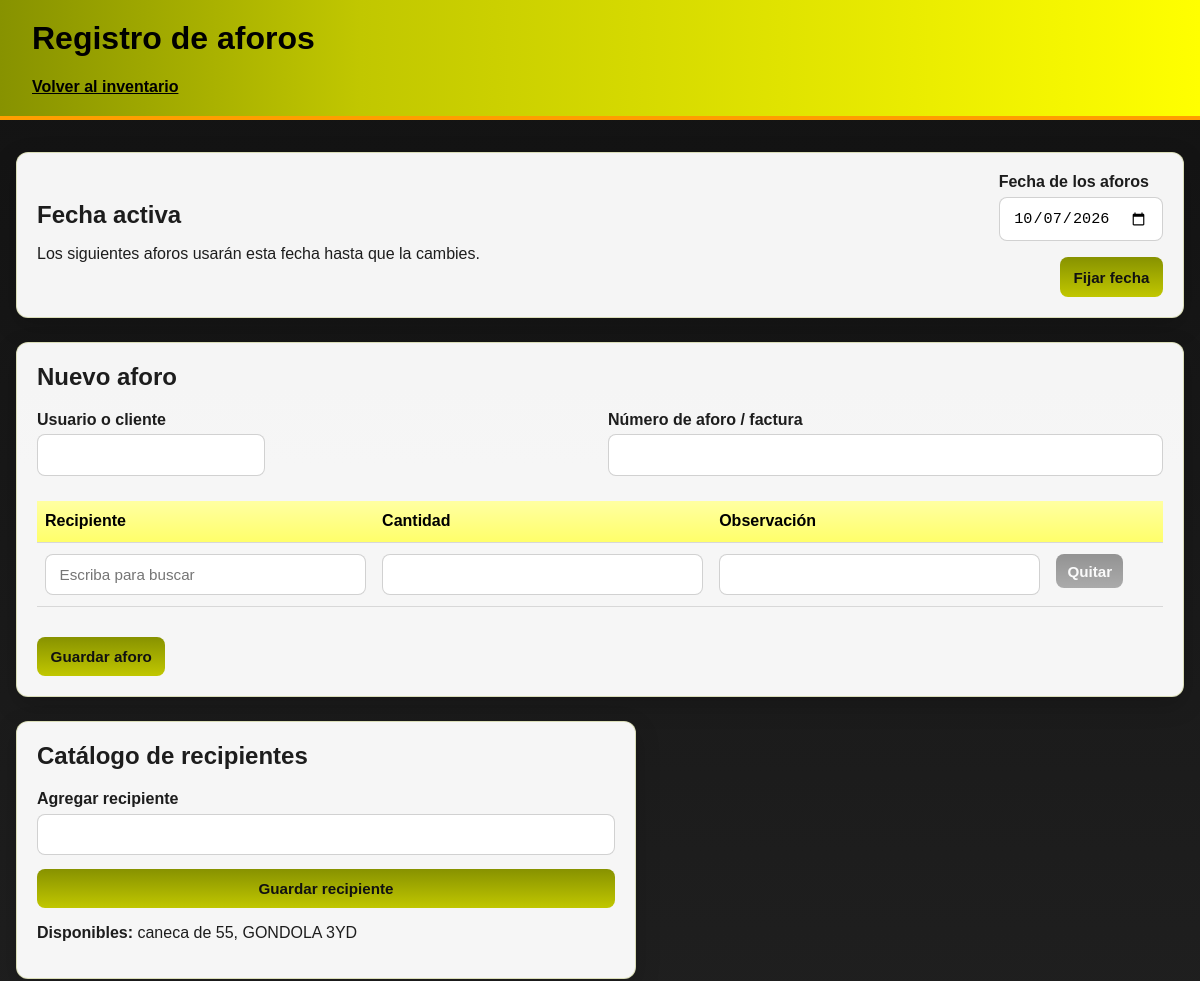
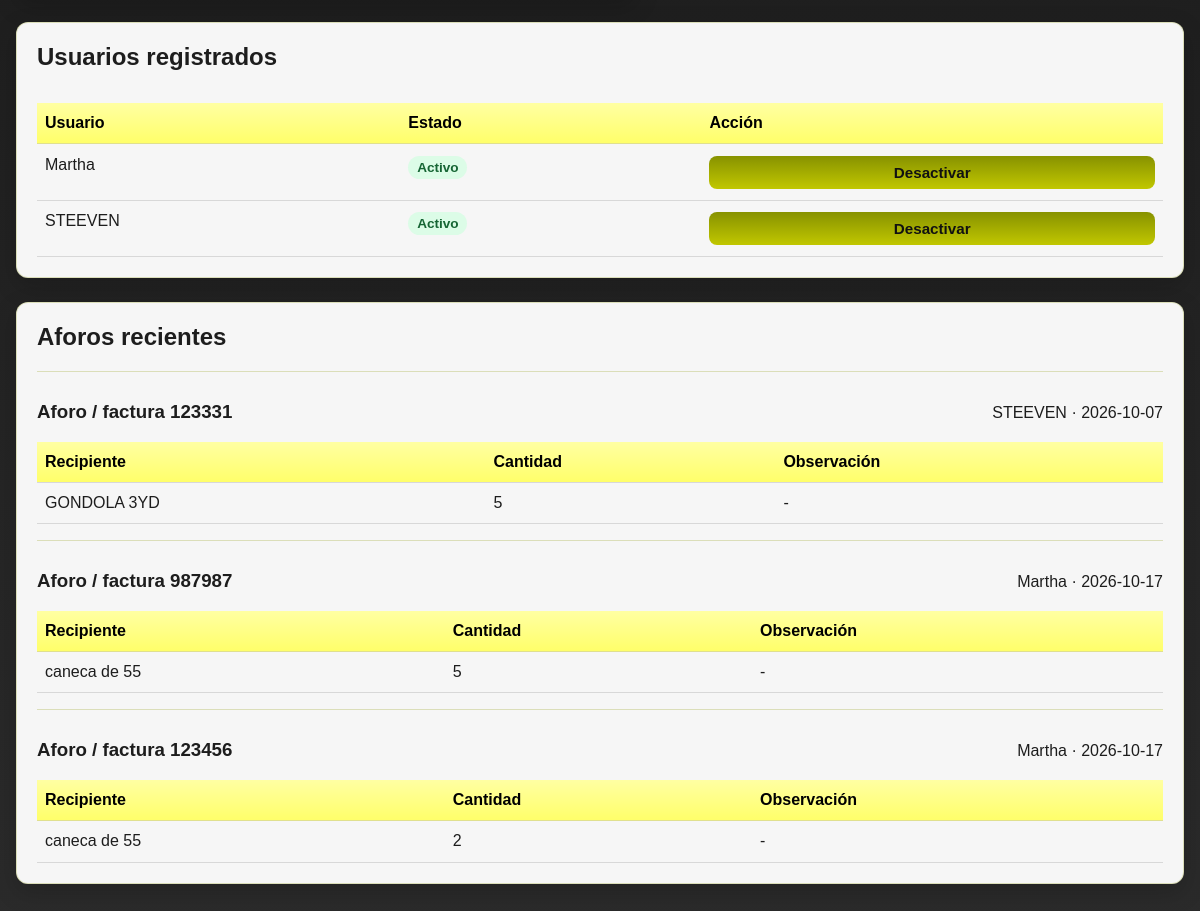
The app's page /aforos with its own data (2 pictures, top to bottom).
### tables this page shows
CREATE TABLE app_settings (
    key TEXT PRIMARY KEY,
    value TEXT NOT NULL
);

CREATE TABLE clients (
    id INTEGER PRIMARY KEY AUTOINCREMENT,
    name TEXT NOT NULL COLLATE NOCASE UNIQUE,
    created_at TEXT NOT NULL DEFAULT CURRENT_TIMESTAMP
, active INTEGER NOT NULL DEFAULT 1 CHECK (active IN (0, 1)));

CREATE TABLE aforo_records (
    id INTEGER PRIMARY KEY AUTOINCREMENT,
    client_id INTEGER NOT NULL,
    aforo_number TEXT NOT NULL,
    record_date TEXT NOT NULL,
    created_at TEXT NOT NULL DEFAULT CURRENT_TIMESTAMP,
    FOREIGN KEY (client_id) REFERENCES clients(id)
);

CREATE TABLE aforo_items (
    id INTEGER PRIMARY KEY AUTOINCREMENT,
    record_id INTEGER NOT NULL,
    container_id INTEGER NOT NULL,
    quantity INTEGER NOT NULL CHECK (quantity > 0),
    observation TEXT NOT NULL DEFAULT '',
    FOREIGN KEY (record_id) REFERENCES aforo_records(id) ON DELETE CASCADE,
    FOREIGN KEY (container_id) REFERENCES containers(id)
);

CREATE TABLE containers (
    id INTEGER PRIMARY KEY AUTOINCREMENT,
    name TEXT NOT NULL COLLATE NOCASE UNIQUE,
    created_at TEXT NOT NULL DEFAULT CURRENT_TIMESTAMP
);

### inventory/aforo_routes.py (the view)
@aforo_blueprint.get("/aforos")
def aforos():
    return render_template(
        "aforos.html",
        aforo_date=get_aforo_date(),
        clients=list_clients(),
        active_clients=list_clients(active_only=True),
        containers=list_containers(),
        records=recent_aforo_records(),
    )

### inventory/aforo.py (called while the page is built)
def get_aforo_date():
    conn = get_db()
    try:
        row = conn.execute(
            "SELECT value FROM app_settings WHERE key = 'aforo_date'"
        ).fetchone()
        if row is None:
            return date.today().isoformat()
        return row["value"]
    finally:
        conn.close()

def list_clients(active_only=False):
    conn = get_db()
    try:
        query = "SELECT id, name, active FROM clients"
        if active_only:
            query += " WHERE active = 1"
        query += " ORDER BY name COLLATE NOCASE"
        rows = conn.execute(query).fetchall()
        return [dict(row) for row in rows]
    finally:
        conn.close()

def list_containers():
    conn = get_db()
    try:
        rows = conn.execute("SELECT name FROM containers ORDER BY name COLLATE NOCASE").fetchall()
        return [row["name"] for row in rows]
    finally:
        conn.close()

### inventory/database.py (called while the page is built)
def get_db():
    conn = sqlite3.connect(DB_PATH)
    conn.row_factory = sqlite3.Row
    return conn

### templates/aforos.html (shortened to what this page needs)
<!DOCTYPE html>
<html lang="es">
  <head>
    <link rel="stylesheet" href="{{ url_for('static', filename='styles.css') }}" />
  </head>
  <body>
    <header>
      <div>
        <h1>Registro de aforos</h1>
        <a class="back-link" href="{{ url_for('index') }}">Volver al inventario</a>
      </div>
    </header>
    <main class="dashboard">
      <section class="panel date-panel">
        <div>
          <h2>Fecha activa</h2>
          <p>Los siguientes aforos usarán esta fecha hasta que la cambies.</p>
        </div>
        <form method="post" action="{{ url_for('aforos_module.change_aforo_date') }}" class="inline-form">
          <label for="record-date">Fecha de los aforos
            <input id="record-date" type="date" name="record_date" value="{{ aforo_date }}" required />
          </label>
          <button type="submit">Fijar fecha</button>
        </form>
      </section>
      <section class="panel">
        <h2>Nuevo aforo</h2>
        <form method="post" action="{{ url_for('aforos_module.create_aforo') }}">
          <div class="form-grid">
            <label for="client-name">Usuario o cliente
              <div class="autocomplete">
                <input id="client-name" type="text" name="client_name" autocomplete="off" aria-autocomplete="list" required />
              </div>
            </label>
            <label for="aforo-number">Número de aforo / factura
              <input id="aforo-number" type="text" name="aforo_number" maxlength="100" required />
            </label>
          </div>
          <div class="table-scroll">
            <table class="aforo-lines">
              <thead>
                <tr>
                  <th>Recipiente</th>
                  <th>Cantidad</th>
                  <th>Observación</th>
                  <th><span class="visually-hidden">Acción</span></th>
                </tr>
              </thead>
              <tbody id="aforo-lines">
                <tr>
                  <td>
                    <div class="autocomplete">
                      <input type="text" name="container[]" autocomplete="off" placeholder="Escriba para buscar" aria-autocomplete="list" />
                    </div>
                  </td>
                  <td><input type="number" name="quantity[]" min="1" step="1" inputmode="numeric" /></td>
                  <td><input type="text" name="observation[]" /></td>
                  <td><button class="remove-line" type="button" aria-label="Quitar fila" disabled>Quitar</button></td>
                </tr>
              </tbody>
            </table>
          </div>
          <div class="form-actions">
            <button id="save-aforo" type="submit">Guardar aforo</button>
          </div>
        </form>
      </section>
      <section class="panel form-panel">
        <h2>Catálogo de recipientes</h2>
        <form method="post" action="{{ url_for('aforos_module.add_container') }}">
          <label for="new-container">Agregar recipiente
            <input id="new-container" type="text" name="name" maxlength="100" required />
          </label>
          <button type="submit">Guardar recipiente</button>
        </form>
        {% if containers %}
          <p class="catalog-list"><strong>Disponibles:</strong> {{ containers | join(", ") }}</p>
        {% endif %}
      </section>
      <section class="panel">
        <h2>Usuarios registrados</h2>
        {% if clients %}
          <div class="table-scroll">
            <table>
              <thead>
                <tr><th>Usuario</th><th>Estado</th><th>Acción</th></tr>
              </thead>
              <tbody>
                {% for client in clients %}
                  <tr>
                    <td>{{ client.name }}</td>
                    <td>
                      <span class="status-badge {{ 'status-active' if client.active else 'status-inactive' }}">
                        {{ 'Activo' if client.active else 'Inactivo' }}
                      </span>
                    </td>
                    <td>
                      <form method="post" action="{{ url_for('aforos_module.change_client_status', client_id=client.id) }}">
                        <button class="status-button" type="submit">
                          {{ 'Desactivar' if client.active else 'Activar' }}
                        </button>
                      </form>
                    </td>
                  </tr>
                {% endfor %}
              </tbody>
            </table>
          </div>
        {% else %}
          <p>Los usuarios se agregarán al catálogo al guardar su primer aforo.</p>
        {% endif %}
      </section>
      <section class="panel">
        <h2>Aforos recientes</h2>
        {% if records %}
          {% for record in records %}
            <article class="aforo-record">
              <div class="record-heading">
                <h3>Aforo / factura {{ record.aforo_number }}</h3>
                <p>{{ record.client_name }} · {{ record.record_date }}</p>
              </div>
              <div class="table-scroll">
                <table>
                  <thead>
                    <tr><th>Recipiente</th><th>Cantidad</th><th>Observación</th></tr>
                  </thead>
                  <tbody>
                    {% for item in record.aforo_items %}
                      <tr>
                        <td>{{ item.container_name }}</td>
                        <td>{{ item.quantity }}</td>
                        <td>{{ item.observation or '-' }}</td>
                      </tr>
                    {% else %}
                      <tr><td colspan="3">Aforo guardado sin detalle de recipientes.</td></tr>
                    {% endfor %}
                  </tbody>
                </table>
              </div>
            </article>
          {% endfor %}
        {% else %}
          <p>Aún no hay aforos registrados.</p>
        {% endif %}
      </section>
    </main>
  </body>
</html>

### static/styles.css (style rules this page uses)
:root { --primary-1: #879200; --primary-2: #c1c700; --primary-3: #ffff00; --primary-4: #ffff6a; --primary-5: #ffffa2; --bg-1: #000000; --bg-2: #000000; --bg-3: #000000; --bg-4: #323232; --bg-5: #626262; --accent-1: #853a00; --accent-2: #c06b00; --accent-3: #ff9e00; --accent-4: #ffcf52; --accent-5: #ffff8b; --text-dark: #1d1d1d; --panel: #fffef8; --soft: #f7f6dc; --line: rgba(135, 146, 0, 0.25); }
* { box-sizing: border-box; }
body { margin: 0; font-family: Arial, sans-serif; background: linear-gradient(180deg, #121212 0%, #2b2b2b 100%); color: var(--text-dark); }
header { background: linear-gradient(90deg, var(--primary-1) 0%, var(--primary-2) 30%, var(--primary-3) 100%); color: var(--bg-1); padding: 1.25rem 2rem; border-bottom: 4px solid var(--accent-3); }
h1, h2, h3 { margin-top: 0; }
.dashboard { max-width: 1200px; margin: 0 auto; padding: 2rem 1rem 3rem; }
.panel { background: rgba(255, 255, 255, 0.96); border-radius: 12px; padding: 1.25rem; box-shadow: 0 8px 24px rgba(0, 0, 0, 0.18); margin-bottom: 1.5rem; border: 1px solid var(--line); }
.form-panel { max-width: 620px; }
form { display: flex; flex-direction: column; gap: 0.85rem; }
label { display: flex; flex-direction: column; gap: 0.35rem; font-weight: 600; }
input, select, button { border: 1px solid rgba(0, 0, 0, 0.18); border-radius: 8px; padding: 0.7rem 0.85rem; font-size: 0.95rem; background: #fff; }
button { background: linear-gradient(180deg, var(--primary-1), var(--primary-2)); color: #111; border: none; cursor: pointer; font-weight: 800; }
.back-link { color: var(--bg-1); font-weight: 700; }
.date-panel, .form-grid, .form-actions, .inline-form { display: flex; align-items: end; gap: 1rem; }
.date-panel { justify-content: space-between; align-items: center; }
.date-panel h2, .date-panel p { margin-bottom: 0.35rem; }
.inline-form { flex-wrap: wrap; }
.form-grid > label { flex: 1 1 240px; }
.form-actions { justify-content: space-between; margin-top: 1rem; }
.remove-line { background: linear-gradient(180deg, var(--bg-4), var(--bg-5)); color: #fff; }
.remove-line { padding: 0.55rem 0.7rem; }
.remove-line:disabled { cursor: not-allowed; opacity: 0.5; }
.status-badge { display: inline-block; padding: 0.25rem 0.55rem; border-radius: 999px; font-size: 0.85rem; font-weight: 700; }
.status-active { background: #dcfce7; color: #166534; }
.status-button { padding: 0.5rem 0.7rem; white-space: nowrap; }
.table-scroll { overflow-x: auto; }
.aforo-lines input { min-width: 100px; width: 100%; }
.autocomplete { position: relative; }
.aforo-record { border-top: 1px solid var(--line); margin-top: 1rem; padding-top: 1rem; }
.record-heading { display: flex; justify-content: space-between; align-items: baseline; gap: 1rem; }
.record-heading h3, .record-heading p { margin-bottom: 0.4rem; }
.catalog-list { overflow-wrap: anywhere; }
table { width: 100%; border-collapse: collapse; margin-top: 0.75rem; }
th, td { border-bottom: 1px solid rgba(0, 0, 0, 0.12); padding: 0.7rem 0.5rem; text-align: left; vertical-align: top; }
th { background: linear-gradient(180deg, var(--primary-5), var(--primary-4)); color: var(--bg-1); }

### records on screen
app_settings: record_date "10/07/2026"
clients: name "Martha", active "Activo", active "Desactivar"
clients: name "STEEVEN", active "Activo", active "Desactivar"
aforo_records: aforo_number "123331", client_name "STEEVEN", record_date "2026-10-07"
aforo_items: container_name "GONDOLA 3YD", quantity "5", observation "-"
aforo_records: aforo_number "987987", client_name "Martha", record_date "2026-10-17"
aforo_items: container_name "caneca de 55", quantity "5", observation "-"
aforo_records: aforo_number "123456", client_name "Martha", record_date "2026-10-17"
aforo_items: container_name "caneca de 55", quantity "2", observation "-"

### other values on screen
{{ containers | join(", ") }} "caneca de 55, GONDOLA 3YD"
